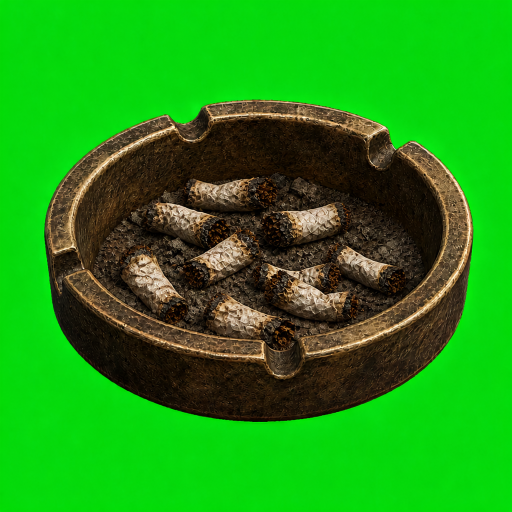
#> input picture ArtSource/Generated/Office/Props/DeskItems/office_desk_ashtray_1940s_chroma_v05.png, 1024 x 1024 px (shown at 1/2 size)
$ python process_office_1940s_period_fix_v01.py
#> lines starting #> are read from the running program, lines starting #| are printed output that depends on the picture
"""Key 1940s period-correct office prop remasters into runtime sprites.

Fixes anachronisms found in the detective office prop pass:
  - desk ashtray: unfiltered cigarette stubs (no cork/filter tips)
  - waiting ashtray: derived cool recolor of the desk ashtray
  - wastebasket: crumpled paper only (no packing peanuts)
  - case board: pinned photos/notes without red-string web
  - washbasin: period dual cross-handle taps on the backsplash

Usage:
    python3 ArtSource/Processing/process_office_1940s_period_fix_v01.py
"""

from __future__ import annotations

from pathlib import Path

import numpy as np
from PIL import Image

ROOT = Path(__file__).resolve().parents[2]
RUNTIME = ROOT / "RainShadow Shared/Resources/Art/Props/Office"
GEN = ROOT / "ArtSource/Generated/Office/Props"
DESK_ITEMS = GEN / "DeskItems"
ASSETS = Path.home() / ".cursor/projects/Users-laurensvanoorschot-Desktop-RainShadow/assets"

# (asset master, retained chroma name, runtime name, canvas, target content h)
JOBS = (
    (
        "office_desk_ashtray_1940s_chroma_v05.png",
        "office_desk_ashtray_1940s_chroma_v05.png",
        "office_desk_ashtray.png",
        (115, 85),
        73,
        DESK_ITEMS,
    ),
    (
        "office_wastebasket_1940s_chroma_v03.png",
        "office_wastebasket_1940s_chroma_v03.png",
        "office_wastebasket.png",
        (256, 256),
        None,
        GEN,
    ),
    (
        "office_case_board_1940s_chroma_v02.png",
        "office_case_board_1940s_chroma_v02.png",
        "office_case_board.png",
        (320, 280),
        None,
        GEN,
    ),
    (
        "office_personal_washbasin_1940s_chroma_v02.png",
        "office_personal_washbasin_1940s_chroma_v02.png",
        "office_personal_washbasin.png",
        (280, 300),
        210,
        GEN,
    ),
)


def key_chroma(path: Path, spill: float = 1.0) -> np.ndarray:
#> called with spill = 1
    rgb = np.asarray(Image.open(path).convert("RGB")).astype(np.float32)
    r, g, b = rgb[..., 0], rgb[..., 1], rgb[..., 2]
    greenness = g - np.maximum(r, b)
    alpha = np.clip(1.0 - (greenness - 8.0) / 46.0, 0.0, 1.0)
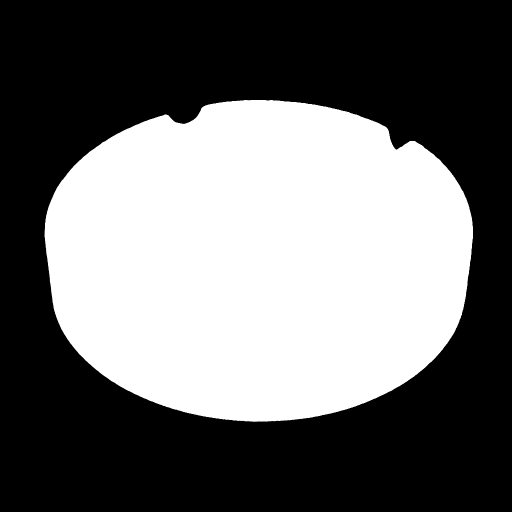
#> alpha: shape (1024, 1024) float32 (shown at 1/2 size); min 0, max 1, mean 0.422
    ceiling = np.maximum(r, b) + 6.0
    over = np.maximum(g - ceiling, 0.0) * spill
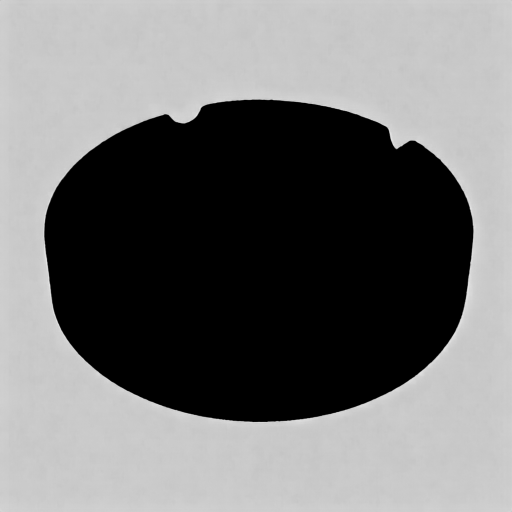
#> over: shape (1024, 1024) float32 (shown at 1/2 size); min 0, max 236, mean 116.1
    out = rgb.copy()
    out[..., 1] = g - over
    return np.dstack([out, alpha * 255.0])
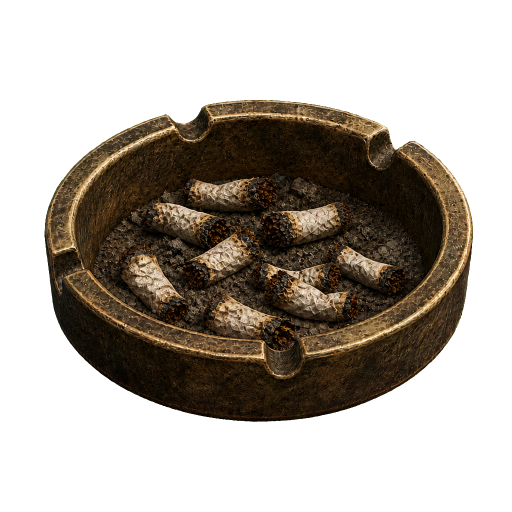
#> returned value: shape (1024, 1024, 4) float32 (shown at 1/2 size); mean of channels 0, 1, 2, 3 31.5, 32.3, 20.5, 108; transparent parts drawn white


def trim(rgba: np.ndarray, pad: int = 4, thresh: float = 24.0) -> np.ndarray:
#> called with pad = 4, thresh = 24
    ys, xs = np.where(rgba[..., 3] > thresh)
    y0, y1 = max(ys.min() - pad, 0), min(ys.max() + 1 + pad, rgba.shape[0])
#> y0 = 196; y1 = 848
    x0, x1 = max(xs.min() - pad, 0), min(xs.max() + 1 + pad, rgba.shape[1])
#> x0 = 85; x1 = 950
    return rgba[y0:y1, x0:x1]
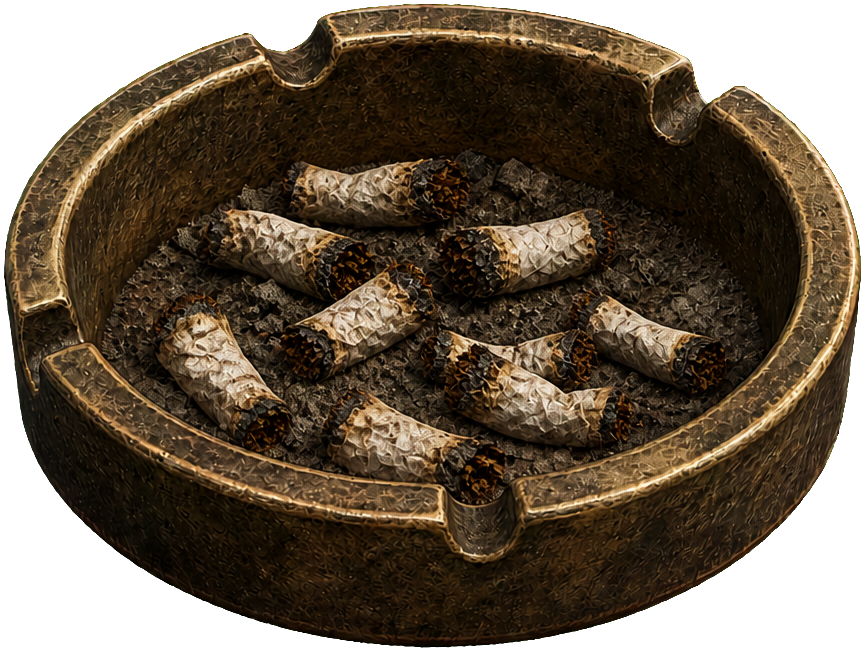
#> returned value: shape (652, 865, 4) float32; mean of channels 0, 1, 2, 3 55.1, 45.3, 28.6, 200.8; transparent parts drawn white


def opaque_content_height(rgba: np.ndarray, thresh: float = 40.0) -> int:
    ys, _ = np.where(rgba[..., 3] > thresh)
    if len(ys) == 0:
        return 0
    return int(ys.max() - ys.min() + 1)


def fit_into_canvas(
    rgba: np.ndarray,
    canvas: tuple[int, int],
    target_content_h: int | None = None,
) -> Image.Image:
#> called with canvas = (115, 85), target_content_h = 73
    cw, ch = canvas
    image = Image.fromarray(np.clip(rgba, 0, 255).astype(np.uint8), "RGBA")
    if image.width == 0 or image.height == 0:
        return Image.new("RGBA", canvas, (0, 0, 0, 0))
    src_h = opaque_content_height(rgba) or image.height
#> src_h = 644
    if target_content_h and src_h > 0:
        scale = (target_content_h / src_h) * 0.98
#> scale = 0.111
        scale = min(scale, (cw * 0.94) / image.width, (ch * 0.94) / image.height)
    else:
        scale = min(cw / image.width, ch / image.height) * 0.94
    nw = max(1, int(round(image.width * scale)))
#> nw = 96
    nh = max(1, int(round(image.height * scale)))
#> nh = 72
    resized = image.resize((nw, nh), Image.Resampling.LANCZOS)
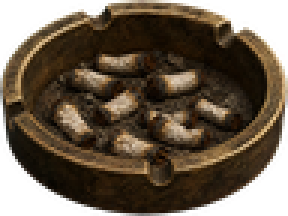
#> resized: PIL image 96x72 RGBA (shown 3 times larger); mean R, G, B, A 58.5, 44.7, 28.1, 200.2; transparent parts drawn white
    out = Image.new("RGBA", canvas, (0, 0, 0, 0))
#> out: PIL image 115x85 RGBA; every value is 0
    x = (cw - nw) // 2
#> x = 9
    y = max(0, min(ch - nh, ch - nh - 2))
#> y = 11
    out.alpha_composite(resized, (x, y))
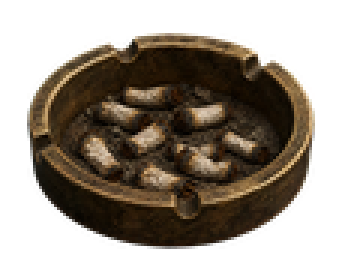
#> out: PIL image 115x85 RGBA (shown 3 times larger); mean R, G, B, A 41.3, 31.6, 19.9, 141.5; transparent parts drawn white
    return out


def derive_waiting_ashtray(desk: Image.Image) -> Image.Image:
    arr = np.array(desk.convert("RGBA"), dtype=np.float32)
    arr[:, :, 0] = np.clip(arr[:, :, 0] * 0.92, 0, 255)
    arr[:, :, 2] = np.clip(arr[:, :, 2] * 1.08, 0, 255)
    return Image.fromarray(arr.astype(np.uint8), "RGBA")


def main() -> None:
    RUNTIME.mkdir(parents=True, exist_ok=True)
    GEN.mkdir(parents=True, exist_ok=True)
    DESK_ITEMS.mkdir(parents=True, exist_ok=True)

    desk_runtime: Image.Image | None = None
    for asset_name, chroma_name, runtime_name, canvas, target_h, retain_dir in JOBS:
        src = ASSETS / asset_name
        if not src.exists():
            raise FileNotFoundError(src)
        retain_dir.mkdir(parents=True, exist_ok=True)
        chroma_dest = retain_dir / chroma_name
        chroma_dest.write_bytes(src.read_bytes())

        rgba = trim(key_chroma(chroma_dest))
        rgba_master = Image.fromarray(np.clip(rgba, 0, 255).astype(np.uint8), "RGBA")
        rgba_name = runtime_name.replace(".png", "_1940s_rgba_v01.png")
        if runtime_name == "office_desk_ashtray.png":
            rgba_master.save(DESK_ITEMS / "office_desk_ashtray_rgba_v03.png")
        else:
            rgba_master.save(retain_dir / rgba_name)

        out = fit_into_canvas(rgba, canvas, target_content_h=target_h)
        out.save(RUNTIME / runtime_name)
        a = np.asarray(out)[:, :, 3]
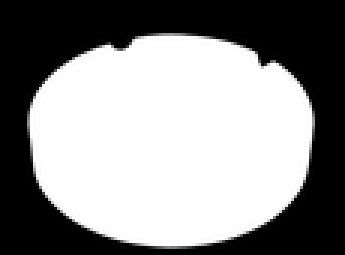
#> a: shape (85, 115) (shown 3 times larger); min 0, max 255, mean 141.5
        print(
            f"wrote {runtime_name:36s} size={out.size} "
            f"opaque={(a > 20).sum():,} content_h={opaque_content_height(np.asarray(out))}"
        )
#| wrote office_desk_ashtray.png              size=(115, 85) opaque=5,553 content_h=72
        if runtime_name == "office_desk_ashtray.png":
            desk_runtime = out

    assert desk_runtime is not None
    waiting = derive_waiting_ashtray(desk_runtime)
    waiting.save(RUNTIME / "office_waiting_ashtray.png")
    waiting.save(GEN / "office_waiting_ashtray_rgba_v02.png")
    print(f"wrote {'office_waiting_ashtray.png':36s} size={waiting.size} (derived)")


if __name__ == "__main__":
#> (the run stopped early here; a loop or call above may not have finished)
